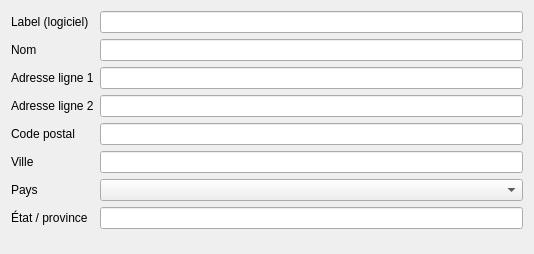
<?xml version="1.0" encoding="UTF-8"?>
<ui version="4.0">
 <class>WidgetAddress</class>
 <widget class="QWidget" name="WidgetAddress">
  <property name="geometry">
   <rect>
    <x>0</x>
    <y>0</y>
    <width>534</width>
    <height>254</height>
   </rect>
  </property>
  <property name="windowTitle">
   <string>Addresse</string>
  </property>
  <layout class="QVBoxLayout" name="verticalLayout">
   <item>
    <layout class="QFormLayout" name="formLayout">
     <item row="1" column="0">
      <widget class="QLabel" name="label">
       <property name="text">
        <string>Nom</string>
       </property>
      </widget>
     </item>
     <item row="1" column="1">
      <widget class="QLineEdit" name="lineEditName"/>
     </item>
     <item row="2" column="0">
      <widget class="QLabel" name="label_2">
       <property name="text">
        <string>Adresse ligne 1</string>
       </property>
      </widget>
     </item>
     <item row="3" column="0">
      <widget class="QLabel" name="label_3">
       <property name="text">
        <string>Adresse ligne 2</string>
       </property>
      </widget>
     </item>
     <item row="2" column="1">
      <widget class="QLineEdit" name="lineEditStreet1"/>
     </item>
     <item row="3" column="1">
      <widget class="QLineEdit" name="lineEditStreet2"/>
     </item>
     <item row="4" column="0">
      <widget class="QLabel" name="label_4">
       <property name="text">
        <string>Code postal</string>
       </property>
      </widget>
     </item>
     <item row="4" column="1">
      <widget class="QLineEdit" name="lineEditPostalCode"/>
     </item>
     <item row="6" column="1">
      <widget class="QComboBox" name="comboBoxCountryCode"/>
     </item>
     <item row="6" column="0">
      <widget class="QLabel" name="label_5">
       <property name="text">
        <string>Pays</string>
       </property>
      </widget>
     </item>
     <item row="7" column="0">
      <widget class="QLabel" name="label_6">
       <property name="text">
        <string>État / province</string>
       </property>
      </widget>
     </item>
     <item row="7" column="1">
      <widget class="QLineEdit" name="lineEditState"/>
     </item>
     <item row="5" column="0">
      <widget class="QLabel" name="label_7">
       <property name="text">
        <string>Ville</string>
       </property>
      </widget>
     </item>
     <item row="5" column="1">
      <widget class="QLineEdit" name="lineEditCity"/>
     </item>
     <item row="0" column="1">
      <widget class="QLineEdit" name="lineEditLabel"/>
     </item>
     <item row="0" column="0">
      <widget class="QLabel" name="label_8">
       <property name="text">
        <string>Label (logiciel)</string>
       </property>
      </widget>
     </item>
    </layout>
   </item>
  </layout>
 </widget>
 <tabstops>
  <tabstop>lineEditLabel</tabstop>
  <tabstop>lineEditName</tabstop>
  <tabstop>lineEditStreet1</tabstop>
  <tabstop>lineEditStreet2</tabstop>
  <tabstop>lineEditPostalCode</tabstop>
  <tabstop>lineEditCity</tabstop>
  <tabstop>comboBoxCountryCode</tabstop>
  <tabstop>lineEditState</tabstop>
 </tabstops>
 <resources/>
 <connections/>
</ui>
